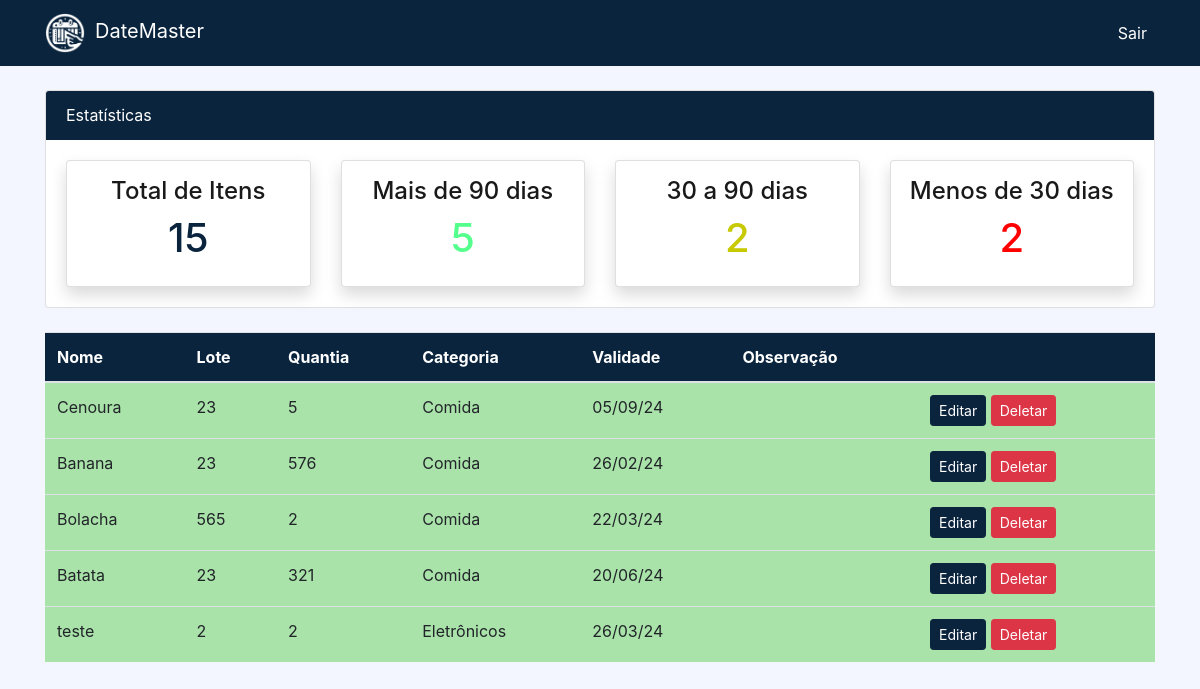
The page /alta/ (signed in) on the database its author committed.
### dashboard/models.py (models this page shows, shortened)
class Product(models.Model):
    name = models.CharField(max_length=100, null=True, blank=True)
    lot = models.CharField(max_length=20, null=True, blank=True)
    category = models.CharField(max_length=20, choices=CATEGORY, null=True, blank=True)
    quantity = models.PositiveIntegerField(null=False, blank=True)
    expiration_date = models.DateField(null=True, blank=True)
    observation = models.TextField(null=True, blank=True)

### dashboard/views.py (the view)
# urls.py: path('alta/', views.alta, name='dashboard-alta'),
@login_required
def alta(request):
    items = Product.objects.raw('SELECT * FROM dashboard_product')
    item_countp = len(items)
    current_date = date.today()
    thirty_days_from_now = current_date + timedelta(days=30)
    items = Product.objects.filter(expiration_date__gt=current_date, expiration_date__lt=thirty_days_from_now)
    item_countb = len(items)
    current_date = date.today()
    thirty_days_ago = current_date + timedelta(days=30)
    ninety_days_ago = current_date + timedelta(days=90)
    query = ''' SELECT * FROM dashboard_product WHERE expiration_date BETWEEN %s AND %s'''
    items = Product.objects.raw(query, [thirty_days_ago, ninety_days_ago])
    item_countm = len(items)
    current_date = date.today()
    three_months_ago = current_date + timedelta(days=3*30)
    items = Product.objects.raw('SELECT * FROM dashboard_product WHERE expiration_date > %s', [three_months_ago])
    item_counta = len(items)
    context = {
        'items': items,
        'item_countp': item_countp,
        'item_counta': item_counta,
        'item_countm': item_countm,
        'item_countb': item_countm,
    }
    return render(request, 'dashboard/alta.html', context)

### templates/dashboard/alta.html (shortened to what this page needs)
{% extends 'partials/base.html' %}
{% load crispy_forms_tags %}
{% block content %}
{% include 'partials/topnav.html' %}
        <div class="container">
            <div class="row my-4">
                <div class="col-md-12">
                    <table class="table bg-white">
                        <thead class="bg-info color-custom">
                            <tr class="text-white">
                                <th scope="col">Nome</th>
                                <th scope="col">Lote</th>
                                <th scope="col">Quantia</th>
                                <th scope="col">Categoria</th>
                                <th scope="col">Validade</th>
                                <th scope="col">Observação</th>
                                <th scope="col"></th>
                            </tr>
                        </thead>
                        <tbody>
                            {% for item in items %}
                                <tr >
                                    <td style="background-color: rgb(170, 227, 170);">{{ item.name }}</td>
                                    <td style="background-color: rgb(170, 227, 170);">{{ item.lot }}</td>
                                    <td style="background-color: rgb(170, 227, 170);">{{ item.quantity }}</td>
                                    <td style="background-color: rgb(170, 227, 170);">{{ item.category }}</td>
                                    <td style="background-color: rgb(170, 227, 170);">{{ item.expiration_date|date:"d/m/y" }}</td>
                                    <td style="background-color: rgb(170, 227, 170);">{{item.observation}}</td>
                                    <td style="background-color: rgb(170, 227, 170);">
                                        <a class="btn btn-info btn-sm" href="{% url 'dashboard-product-update' pk=item.id %}">Editar</a>
                                        <a class="btn btn-danger btn-sm" href="{% url 'dashboard-product-delete' pk=item.id %}">Deletar</a>
                                    </td>
                                </tr>
                            {% endfor %}
                        </tbody>
                    </table>
                </div>
            </div>
        </div>
{% endblock%}

### static/style.css (style rules this page uses)
body { background: #f4f6ff; }
.btn-info { background-color: #0a243d !important; border-color: #0a243d !important; }
.color-custom { background-color: #0a243d !important; border-color: #0a243d !important; }

### rows shown on the page
Product: name "Cenoura", lot "23", quantity "5", category "Comida", expiration_date "05/09/24"
Product: name "Banana", lot "23", quantity "576", category "Comida", expiration_date "26/02/24"
Product: name "Bolacha", lot "565", quantity "2", category "Comida", expiration_date "22/03/24"
Product: name "Batata", lot "23", quantity "321", category "Comida", expiration_date "20/06/24"
Product: name "teste", lot "2", quantity "2", category "Eletrônicos", expiration_date "26/03/24"

### other values the page prints
{{ item_countp }} "15"
{{ item_counta }} "5"
{{ item_countm }} "2"
{{ item_countb }} "2"
